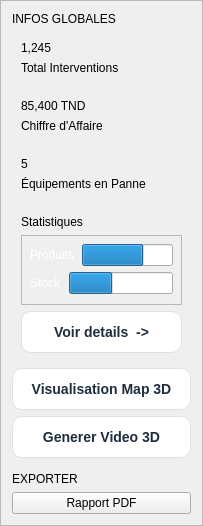
                          <widget class="QFrame" name="prod_rightSidebar">
                           <property name="sizePolicy">
                            <sizepolicy hsizetype="Expanding" vsizetype="Expanding">
                             <horstretch>0</horstretch>
                             <verstretch>0</verstretch>
                            </sizepolicy>
                           </property>
                           <property name="minimumSize">
                            <size>
                             <width>0</width>
                             <height>0</height>
                            </size>
                           </property>
                           <property name="maximumSize">
                            <size>
                             <width>16777215</width>
                             <height>16777215</height>
                            </size>
                           </property>
                           <property name="frameShape">
                            <enum>QFrame::Shape::StyledPanel</enum>
                           </property>
                           <layout class="QVBoxLayout" name="prod_rightLayout">
                            <item>
                             <widget class="QLabel" name="prod_lblFunc">
                              <property name="text">
                               <string>INFOS GLOBALES</string>
                              </property>
                             </widget>
                            </item>
                            <item>
                             <widget class="QFrame" name="prod_stat1">
                              <property name="class" stdset="0">
                               <string>statCard</string>
                              </property>
                              <layout class="QVBoxLayout">
                               <item>
                                <widget class="QLabel" name="prod_st_val1">
                                 <property name="text">
                                  <string>1,245</string>
                                 </property>
                                 <property name="class" stdset="0">
                                  <string>statValue</string>
                                 </property>
                                </widget>
                               </item>
                               <item>
                                <widget class="QLabel" name="prod_st_lbl1">
                                 <property name="text">
                                  <string>Total Interventions</string>
                                 </property>
                                 <property name="class" stdset="0">
                                  <string>statLabel</string>
                                 </property>
                                </widget>
                               </item>
                              </layout>
                             </widget>
                            </item>
                            <item>
                             <widget class="QFrame" name="prod_stat2">
                              <property name="class" stdset="0">
                               <string>statCard</string>
                              </property>
                              <layout class="QVBoxLayout">
                               <item>
                                <widget class="QLabel" name="prod_st_val2">
                                 <property name="text">
                                  <string>85,400 TND</string>
                                 </property>
                                 <property name="class" stdset="0">
                                  <string>statValue</string>
                                 </property>
                                </widget>
                               </item>
                               <item>
                                <widget class="QLabel" name="prod_st_lbl2">
                                 <property name="text">
                                  <string>Chiffre d'Affaire</string>
                                 </property>
                                 <property name="class" stdset="0">
                                  <string>statLabel</string>
                                 </property>
                                </widget>
                               </item>
                              </layout>
                             </widget>
                            </item>
                            <item>
                             <widget class="QFrame" name="prod_stat3">
                              <property name="class" stdset="0">
                               <string>statCard</string>
                              </property>
                              <layout class="QVBoxLayout">
                               <item>
                                <widget class="QLabel" name="prod_st_val3">
                                 <property name="text">
                                  <string>5</string>
                                 </property>
                                 <property name="class" stdset="0">
                                  <string>statValue</string>
                                 </property>
                                </widget>
                               </item>
                               <item>
                                <widget class="QLabel" name="prod_st_lbl3">
                                 <property name="text">
                                  <string>Équipements en Panne</string>
                                 </property>
                                 <property name="class" stdset="0">
                                  <string>statLabel</string>
                                 </property>
                                </widget>
                               </item>
                              </layout>
                             </widget>
                            </item>
                            <item>
                             <widget class="QFrame" name="prod_statsPreview">
                              <property name="class" stdset="0">
                               <string>statCard</string>
                              </property>
                              <layout class="QVBoxLayout" name="prod_statsPreviewLayout">
                               <item>
                                <widget class="QLabel" name="prod_lblStatsTitle">
                                 <property name="text">
                                  <string>Statistiques</string>
                                 </property>
                                </widget>
                               </item>
                               <item>
                                <widget class="QFrame" name="prod_miniStatsFrame">
                                 <property name="minimumSize">
                                  <size>
                                   <width>0</width>
                                   <height>70</height>
                                  </size>
                                 </property>
                                 <property name="frameShape">
                                  <enum>QFrame::Shape::StyledPanel</enum>
                                 </property>
                                 <property name="frameShadow">
                                  <enum>QFrame::Shadow::Sunken</enum>
                                 </property>
                                 <layout class="QVBoxLayout" name="prod_miniStatsLayout">
                                  <property name="spacing">
                                   <number>6</number>
                                  </property>
                                  <property name="leftMargin">
                                   <number>8</number>
                                  </property>
                                  <property name="topMargin">
                                   <number>8</number>
                                  </property>
                                  <property name="rightMargin">
                                   <number>8</number>
                                  </property>
                                  <property name="bottomMargin">
                                   <number>8</number>
                                  </property>
                                  <item>
                                   <layout class="QHBoxLayout" name="prod_rowMiniLayout1">
                                    <property name="spacing">
                                     <number>8</number>
                                    </property>
                                    <property name="leftMargin">
                                     <number>0</number>
                                    </property>
                                    <property name="topMargin">
                                     <number>0</number>
                                    </property>
                                    <property name="rightMargin">
                                     <number>0</number>
                                    </property>
                                    <property name="bottomMargin">
                                     <number>0</number>
                                    </property>
                                    <item>
                                     <widget class="QLabel" name="prod_lblMini1">
                                      <property name="styleSheet">
                                       <string>color: white;</string>
                                      </property>
                                      <property name="text">
                                       <string>Produits</string>
                                      </property>
                                     </widget>
                                    </item>
                                    <item>
                                     <widget class="QProgressBar" name="prod_pbTrend">
                                      <property name="value">
                                       <number>68</number>
                                      </property>
                                      <property name="textVisible">
                                       <bool>false</bool>
                                      </property>
                                     </widget>
                                    </item>
                                   </layout>
                                  </item>
                                  <item>
                                   <layout class="QHBoxLayout" name="prod_rowMiniLayout2">
                                    <property name="spacing">
                                     <number>8</number>
                                    </property>
                                    <property name="leftMargin">
                                     <number>0</number>
                                    </property>
                                    <property name="topMargin">
                                     <number>0</number>
                                    </property>
                                    <property name="rightMargin">
                                     <number>0</number>
                                    </property>
                                    <property name="bottomMargin">
                                     <number>0</number>
                                    </property>
                                    <item>
                                     <widget class="QLabel" name="prod_lblMini2">
                                      <property name="styleSheet">
                                       <string>color: white;</string>
                                      </property>
                                      <property name="text">
                                       <string>Stock</string>
                                      </property>
                                     </widget>
                                    </item>
                                    <item>
                                     <widget class="QProgressBar" name="prod_pbStock">
                                      <property name="value">
                                       <number>42</number>
                                      </property>
                                      <property name="textVisible">
                                       <bool>false</bool>
                                      </property>
                                     </widget>
                                    </item>
                                   </layout>
                                  </item>
                                 </layout>
                                </widget>
                               </item>
                               <item>
                                <widget class="QPushButton" name="prod_btnOpenStats">
                                 <property name="styleSheet">
                                  <string notr="true">background-color: #ffffff;
color: #1f2d3d;
border: 1px solid #dce1e6;
border-radius: 10px;
padding: 12px 16px;
font-size: 14px;
font-weight: 700;
text-align: center;</string>
                                 </property>
                                 <property name="text">
                                  <string>Voir details  -&gt;</string>
                                 </property>
                                 <property name="flat">
                                  <bool>false</bool>
                                 </property>
                                </widget>
                               </item>
                              </layout>
                             </widget>
                            </item>
                            <item>
                             <widget class="QPushButton" name="prod_btnMap3D">
                              <property name="cursor">
                               <cursorShape>PointingHandCursor</cursorShape>
                              </property>
                              <property name="styleSheet">
                               <string notr="true">background-color: #ffffff;
color: #1f2d3d;
border: 1px solid #dce1e6;
border-radius: 10px;
padding: 12px 16px;
font-size: 14px;
font-weight: 700;
text-align: center;</string>
                              </property>
                              <property name="text">
                               <string>Visualisation Map 3D</string>
                              </property>
                             </widget>
                            </item>
                            <item>
                             <widget class="QPushButton" name="prod_btnVideo3D">
                              <property name="cursor">
                               <cursorShape>PointingHandCursor</cursorShape>
                              </property>
                              <property name="styleSheet">
                               <string notr="true">background-color: #ffffff;
color: #1f2d3d;
border: 1px solid #dce1e6;
border-radius: 10px;
padding: 12px 16px;
font-size: 14px;
font-weight: 700;
text-align: center;</string>
                              </property>
                              <property name="text">
                               <string>Generer Video 3D</string>
                              </property>
                             </widget>
                            </item>
                            <item>
                             <spacer>
                              <property name="orientation">
                               <enum>Qt::Orientation::Vertical</enum>
                              </property>
                              <property name="sizeType">
                               <enum>QSizePolicy::Policy::Fixed</enum>
                              </property>
                              <property name="sizeHint" stdset="0">
                               <size>
                                <width>0</width>
                                <height>8</height>
                               </size>
                              </property>
                             </spacer>
                            </item>
                            <item>
                             <widget class="QLabel" name="prod_lblExport">
                              <property name="text">
                               <string>EXPORTER</string>
                              </property>
                             </widget>
                            </item>
                            <item>
                             <widget class="QPushButton" name="prod_btnPdf">
                              <property name="text">
                               <string>Rapport PDF</string>
                              </property>
                             </widget>
                            </item>
                            <item>
                             <spacer>
                              <property name="orientation">
                               <enum>Qt::Orientation::Vertical</enum>
                              </property>
                              <property name="sizeHint" stdset="0">
                               <size>
                                <width>0</width>
                                <height>0</height>
                               </size>
                              </property>
                             </spacer>
                            </item>
                           </layout>
                          </widget>
